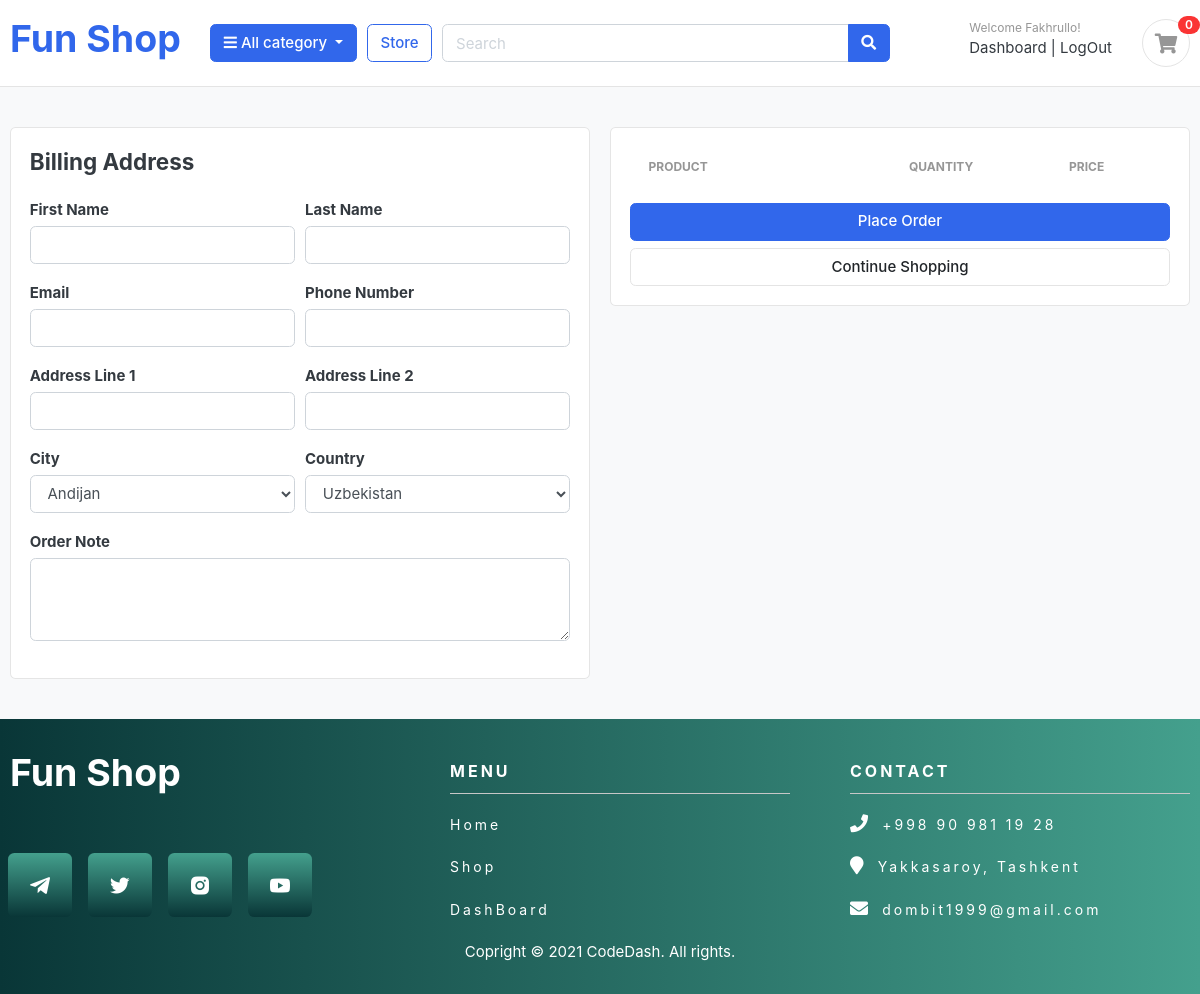
The page /cart/checkout/ (signed in) on the database as committed earlier.
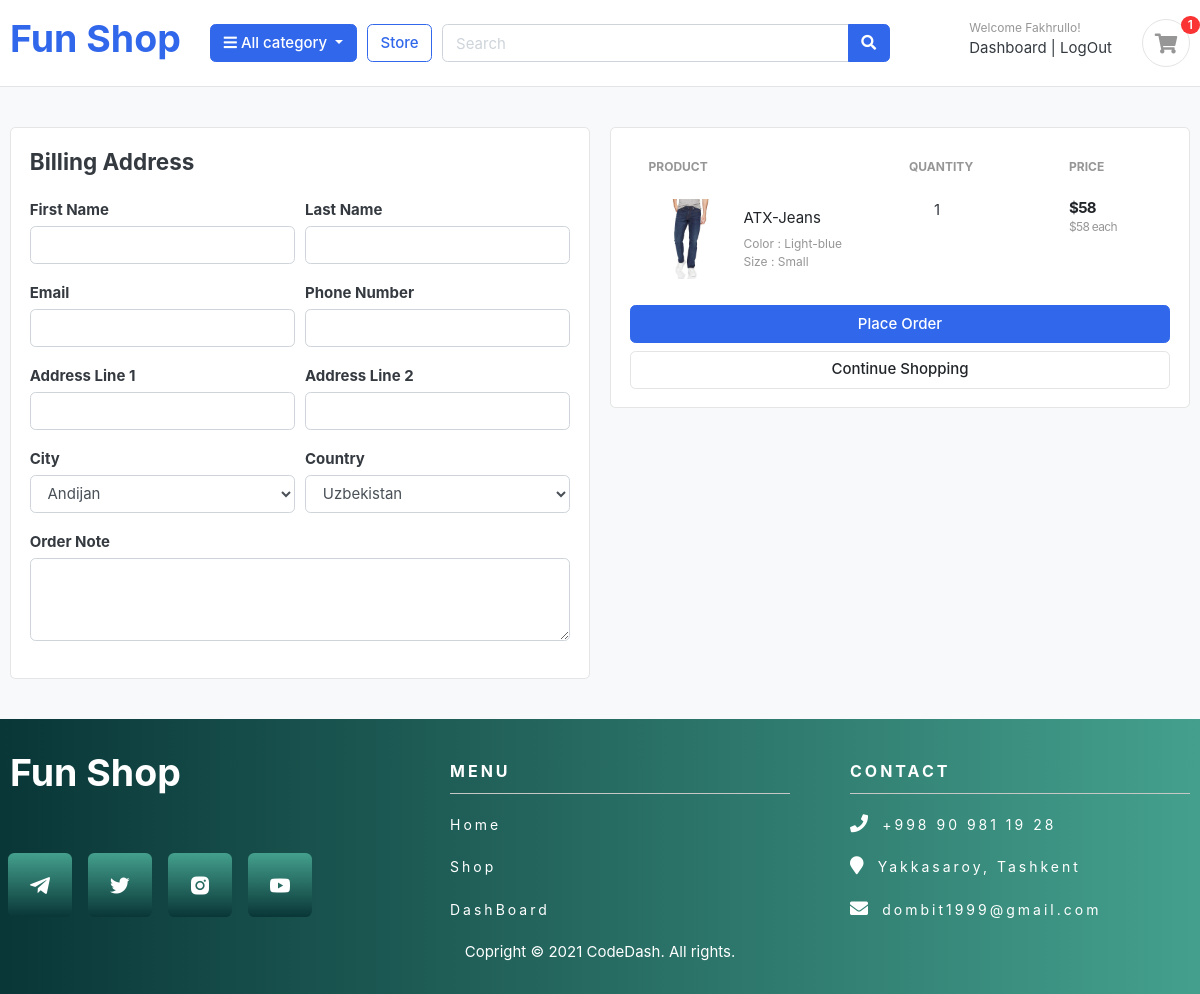
The same page on the database as committed later.
### carts/models.py (models this page shows, shortened)
class CartItem(models.Model):
    user = models.ForeignKey(Account, on_delete=CASCADE, null=True)
    product = models.ForeignKey(Product, on_delete=models.CASCADE)
    variations = models.ManyToManyField(Variation, blank=True)
    cart = models.ForeignKey(Cart, on_delete=CASCADE, null=True)
    quantity = models.IntegerField()
    is_active = models.BooleanField(default=True)
    def sub_total(self):
        return self.product.price * self.quantity

### store/models.py (models this page shows, shortened)
class Product(models.Model):
    product_name = models.CharField(max_length=200, unique=True)
    slug = models.SlugField(max_length=200, unique=True)
    tags = TaggableManager()
    description = models.TextField(max_length=1000, blank=True)
    price = models.IntegerField()
    images = models.ImageField(upload_to='photos/products', )
    stock = models.IntegerField()
    is_available = models.BooleanField(default=True)
    category = models.ForeignKey(Category, on_delete=models.CASCADE)
    created_date = models.DateTimeField(auto_now_add=True)
    modified_date = models.DateTimeField(auto_now=True)
    id = models.AutoField(primary_key=True)
    def get_url(self):
        return reverse('product_deatil', args=[self.category.slug, self.slug])

class Variation(models.Model):
    product = models.ForeignKey(Product, on_delete=models.CASCADE)
    variation_category = models.CharField(max_length=100, choices=variatin_catergory_choice)
    variation_value = models.CharField(max_length=100)
    is_active = models.BooleanField(default=True)
    created_at = models.DateTimeField(auto_now=True)
    objects = VariationManager()

### carts/views.py (the view)
# urls.py: path('checkout/', views.checkout, name='checkout'),
@login_required(login_url='login')
def checkout(request, total=0, quantity=0, cart_items=None):
    tax=0,
    grand_total=0
    try:
        if request.user.is_authenticated:
            cart_items = CartItem.objects.filter(user = request.user, is_active=True)
        else:
            cart = Cart.objects.get(cart_id=_cart_id(request))
            cart_items = CartItem.objects.filter(cart = cart, is_active=True)
        for cart_item in cart_items:
            total += (cart_item.product.price * cart_item.quantity)
            quantity += cart_item.quantity
        tax = (10 * total)/100
        grand_total = total + tax
    except ObjectDoesNotExist:
        pass
    context = {
        'total':total,
        'quantity':quantity,
        'cart_items':cart_items,
        'tax':tax,
        'grand_total':grand_total,
    }
    return render(request, 'store/checkout.html', context)

### carts/context_processors.py (called while the page is built)
def counter(request, cart_count=0):
    if 'admin' in request.path:
        return{}
    else:
        try:
            cart = Cart.objects.filter(cart_id=_cart_id(request))
            if request.user.is_authenticated:
                cart_items = CartItem.objects.all().filter(user=request.user)
            else:
                cart_items = CartItem.objects.all().filter(cart=cart[:1])
            for cart_item in cart_items:
                cart_count += cart_item.quantity
        except Cart.DoesNotExist:
            cart_count = 0
    return dict(cart_count=cart_count)

### carts/views.py (called while the page is built)
def _cart_id(request):
    cart = request.session.session_key
    if not cart:
        cart = request.session.create()
    return cart

### category/context_processors.py (called while the page is built)
def menu_links(request):
    links = Category.objects.all()
    return dict(links=links)

### category/models.py (called while the page is built)
    def get_url(self):
        return reverse('products_by_category', args=[self.slug])

### templates/store/checkout.html (shortened to what the changed rows need)
{% extends 'index.html' %}
{% block content %}
{% load static %}
<section class="section-content padding-y bg">
    <div class="container">
    <div class="row">
        <aside class="col-lg-6">
            <div class="card">
            <div class="card-body">
                <table class="table table-borderless table-shopping-cart">
                    <thead class="text-muted">
                    <tr class="small text-uppercase">
                      <th scope="col">Product</th>
                      <th scope="col" width="160">Quantity</th>
                      <th scope="col" width="120">Price</th>
                    </tr>
                    </thead>
                    <tbody>
                    {% for cart_item in cart_items %}
                        <tr>
                            <td>
                                <figure class="itemside align-items-center">
                                    <div class="aside"><a href="{{ cart_item.product.get_url }}"><img src="{{ cart_item.product.images.url }}" class="img-sm"></a></div>
                                    <figcaption class="info">
                                        <a href="{{ cart_item.product.get_url }}" class="title text-dark">{{ cart_item.product.product_name }}</a>
                                        <p class="text-muted small">
                                            {% if cart_item.variations.all %}
                                                {% for item in cart_item.variations.all %}
                                                    {{ item.variation_category | capfirst }} : {{ item.variation_value | capfirst }} <br>
                                                {% endfor %}
                                            {% endif %}
                                        </p>
                                    </figcaption>
                                </figure>
                            </td>
                            <td>
                                <label style="margin-left: 25px;">{{ cart_item.quantity }}</label>
                            </td>
                            <td>
                                <div class="price-wrap">
                                    <var class="price">${{ cart_item.sub_total }}</var>
                                    <small class="text-muted"> ${{ cart_item.product.price }} each </small>
                                </div>
                            </td>
                        </tr>
                    {% endfor %}
                    </tbody>
                    </table>
            </div>
            </div>
    </aside>
    </div>
    </div>
    </section>
{% endblock %}

### templates/index.html (shortened to what the changed rows need)
{% load static %}
<!DOCTYPE HTML>
<html lang="en">
<head>
<link href="{% static 'css/bootstrap.css' %}" rel="stylesheet" type="text/css"/>
<link href="{% static 'fonts/fontawesome/css/all.min.css' %}" type="text/css" rel="stylesheet">
<link href='https://unpkg.com/boxicons@2.0.7/css/boxicons.min.css' rel='stylesheet'>
<link href="{% static 'css/ui.css' %}" rel="stylesheet" type="text/css"/>
<link href="{% static 'css/custom.css' %}" rel="stylesheet" type="text/css"/>
<link href="{% static 'css/responsive.css' %}" rel="stylesheet" media="only screen and (max-width: 1200px)" />
<link href="/your-path-to-fontawesome/css/all.css" rel="stylesheet">
</head>
<body>
	<header class="section-header">
	<section class="header-main border-bottom">
		<div class="container">
	<div class="row align-items-center">
		<div class="col-lg-2 col-md-3 col-6">
			<a href="{% url 'home' %}" class="brand-wrap" >
				<h1>Fun Shop</h1>
			</a>
		</div>
		<div class="col-lg-3 col-sm-6 col-8 order-2 order-lg-3">
					<div class="d-flex justify-content-end mb-3 mb-lg-0">
						<a href="{% url 'cart' %}" class="widget-header pl-3 ml-3">
							<div class="icon icon-sm rounded-circle border"><i class="fa fa-shopping-cart"></i></div>
							<span class="badge badge-pill badge-danger notify">{{ cart_count }}</span>
						</a>
					</div>
				</div>
	</div>
		</div>
	</section>
	</header>
	{% block content %}
	{% endblock %}
<footer>
	<div class="container">
	  <div class="row">
			   <div class="col-md-4 col-sm-6 col-xs-12">
					<h1 style="color: #fff !important;">Fun Shop</h1>
			   </div>
		   </div>
	   </div>
   </footer>
</body>
</html>

Rows that differ between the two databases and show on the page:
added CartItem: product.images (picture), product.product_name "ATX-Jeans", quantity "1", sub_total "58", product.price "58"
now on this page (row unchanged): Variation: variation_category "Color", variation_value "Light-blue"
now on this page (row unchanged): Variation: variation_category "Size", variation_value "Small"
Other text that changed with them:
{{ cart_count }}: "0" → "1"
